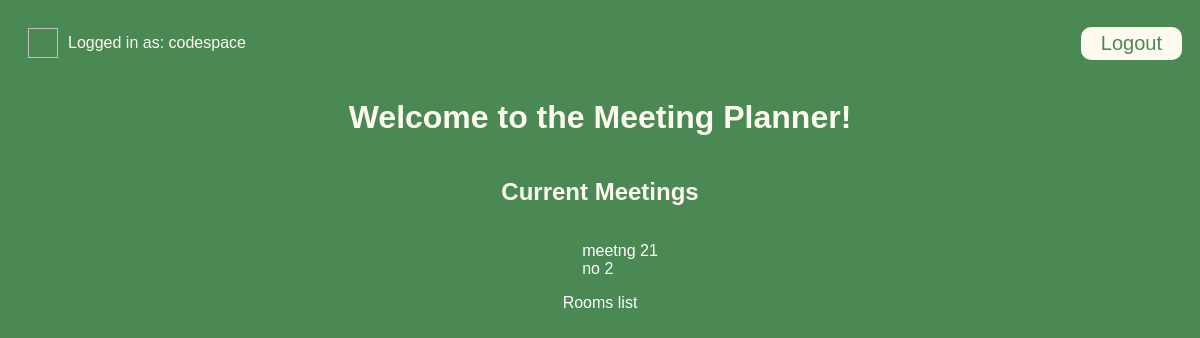
Before: / (signed in) with the older database file.
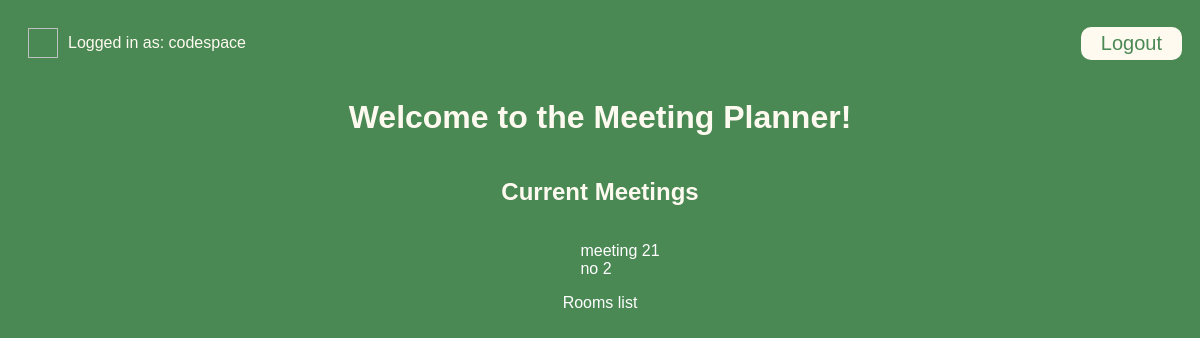
After: the same page with the newer database file.
### meetings/models.py (models this page shows, shortened)
class Meeting(models.Model):
    title = models.CharField(max_length=200)
    date = models.DateField()
    start_time = models.TimeField(default=time(9))
    duration = models.IntegerField(default=1)
    room = models.ForeignKey(Room, on_delete=models.CASCADE)
    participants = models.ManyToManyField(get_user_model())#incase db changes we call this insted

### website/views.py (the view)
# urls.py: path('', welcome, name="welcome"),
def welcome(request):
    if request.user.is_authenticated:
        context =  {"meetings": Meeting.objects.all()}
    else:
        context = {}
    return render(request, "website/welcome.html",context)#dictionary is passed to the template

### templates/website/welcome.html (shortened to what this page needs)
{% extends "base.html" %}
{% block content%}
<h1>Welcome to the Meeting Planner!</h1>
 {% if user.is_authenticated %}
    <h2>Current Meetings</h2>
    <ul>
        {% for meeting in meetings %}
        <li>
            <a href="{% url 'detail' meeting.id %}">
                {{meeting.title}}
            </a>
        </li>
        {% endfor %}
    </ul>
    <a href="{%url 'rooms'%}">Rooms list</a>
{% endif%}
{%endblock%}

Changed rows visible on the page:
changed Meeting: title "meetng 21" → "meeting 21"
